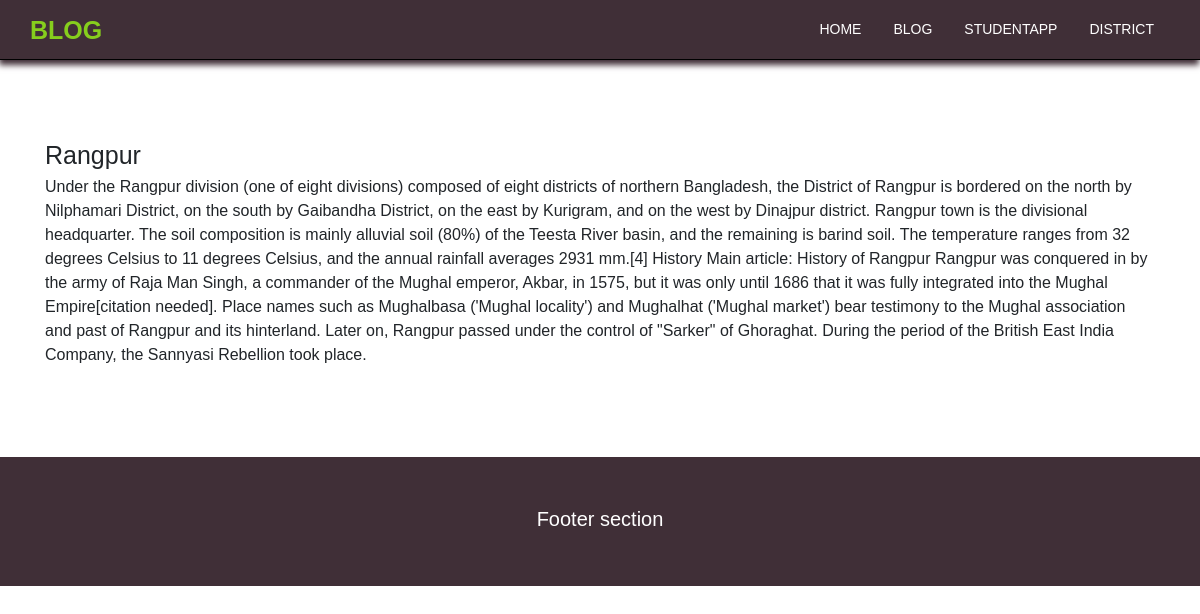
The app's page /district-detail-info/1 with its own data.
### address/models.py (models this page shows, shortened)
class District(models.Model):
    name = models.CharField(max_length=150)
    dis_info = models.TextField()
    date_create = models.DateTimeField(auto_now_add=True)

### address/views.py (the view)
# urls.py: path('district-detail-info/<int:id>', views.district_detail, name='district-detail'),
def district_detail(request, id):
    district = District.objects.get(pk=id)
    context = {
        'district': district
    }
    return render(request, 'address/district_detail.html', context)

### templates/address/district_detail.html (shortened to what this page needs)
{% extends 'base.html' %}
{% block body_block %}
              <h1>{{ district.name }}</h1>
              <p>{{ district.dis_info }}</p>
{% endblock %}

### static/resources/css/main.css (style rules this page uses)
* { margin: 0; padding: 0; box-sizing: border-box; }
html { scroll-behavior: smooth; font-size: 62.5%; }
body { font-family: Titillium Web, sans-serif; }
p { font-size: 1.6rem; }

### records on screen
District: name "Rangpur", dis_info "Under the Rangpur division (one of eight divisions) composed of eight districts of northern Bangladesh, the District of Rangpur is bordered on the north by Nilphamari District, on the south by Gaibandha District, on the east by Kurigram, and on the west by Dinajpur district. Rangpur town is the divisional headquarter. The soil composition is mainly alluvial soil (80%) of the Teesta River basin, and the remaining is barind soil. The temperature ranges from 32 degrees Celsius to 11 degrees Celsius, and the annual rainfall averages 2931 mm.[4] History Main article: History of Rangpur Rangpur was conquered in by the army of Raja Man Singh, a commander of the Mughal emperor, Akbar, in 1575, but…"
